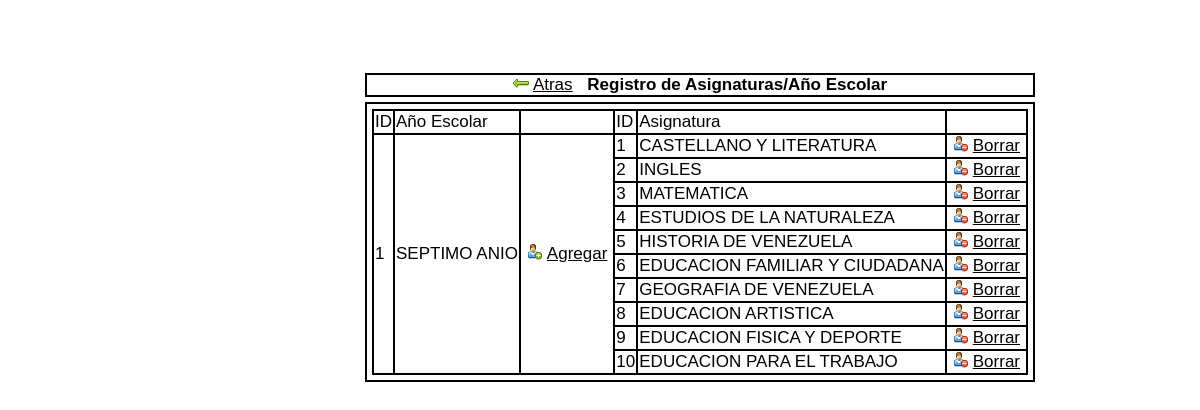
Screenshot of /php/a_ae/asignatura_ae.php?id_anio=1 with the database file from the repository.
### tables this page shows
CREATE TABLE IF NOT EXISTS `anio_escolar` (
  `idanio` int(1) NOT NULL,
  `nomanio` varchar(50) NOT NULL,
  PRIMARY KEY (`idanio`)
);

CREATE TABLE IF NOT EXISTS `asignatura_ae` (
  `idanio` int(1) NOT NULL,
  `idasig` int(1) NOT NULL,
  PRIMARY KEY (`idanio`,`idasig`)
);

CREATE TABLE IF NOT EXISTS `asignatura` (
  `idasig` int(1) NOT NULL,
  `nomasig` varchar(100) NOT NULL,
  PRIMARY KEY (`idasig`)
);

### php/a_ae/asignatura_ae.php (the view, shortened to what this page needs)
<?php
	require_once("../php_default.php");
	$query="select * from anio_escolar where idanio=".$_REQUEST['id_anio'];
   	$result=mysql_query($query, $link) or die(mysql_error());
?>
<!DOCTYPE HTML>
<html>
	<head>
		<link rel="stylesheet" type="text/css" href="../../css/css_default.css" media="screen"/>
		<link rel="stylesheet" type="text/css" href="../../css/css_asignatura_ae.css" media="screen"/>
	</head>
	<body>
		<div class="DivGeneral">
			<div class="DivTitulo">
				<a href="../ae/anio_escolar.php" id="linkAtras">Atras</a>
				<strong>Registro de Asignaturas/Año Escolar</strong>
			</div>
			<div class="DivPanelData">
				<?php
					echo "<table border=1>";
					echo "<tr>";
					echo "<td>ID</td>";
					echo "<td>Año Escolar</td>";
					echo "<td></td>";
					echo "<td>ID</td>";
					echo "<td>Asignatura</td>";
					echo "<td></td>";
					echo "</tr>";
					while ($rowEmp = mysql_fetch_assoc($result)){
					 	$query="select * from asignatura_ae where idanio=".$rowEmp['idanio']." order by 2";
						$result2=mysql_query($query, $link) or die(mysql_error());
   						$totEmp2=mysql_num_rows($result2);
						echo "<tr>";
						echo "<td rowspan=".($totEmp2+1).">".$rowEmp['idanio']."</td>";
						echo "<td rowspan=".($totEmp2+1).">".$rowEmp['nomanio']."</td>";
						echo "<td rowspan=".($totEmp2+1)."><a href='asignatura_ae_f_agrega.php?id_anio=$rowEmp[idanio]' id='linkAgrega'>Agregar</a></td>";
						echo "</tr>";
						if ($totEmp2>0){
							while ($rowEmp2 = mysql_fetch_assoc($result2)){
								$query="select * from asignatura where idasig=".$rowEmp2['idasig'];
								$result3=mysql_query($query, $link) or die(mysql_error());
								$row=mysql_fetch_row($result3);
								echo "<tr>";
								echo "<td>".$row[0]."</td>";
								echo "<td>".$row[1]."</td>";
								echo "<td>"."<a href='asignatura_ae_f_borra.php?id_anio=$rowEmp[idanio]&id_asig=$rowEmp2[idasig]' id='LinkBorra'>Borrar</a></td>";
								echo "</tr>";
							}
						}
					}
					echo "</table>";
				?>
			</div>
		</div>
	</body>
</html>

### css/css_default.css (style rules this page uses)
* { font-family: Arial; font-size: 17px; margin: 5px 5px 5px 5px; }
body { -webkit-background-size: cover; -moz-background-size: cover; -o-background-size: cover; background-size: cover; }

### css/css_asignatura_ae.css (style rules this page uses)
.DivGeneral { width: auto; height: auto; position: absolute; text-align: center; left: 40%; top: 25%; margin: -11% 0px 0px -10%; }
.DivTitulo { border: 2px solid #000; height: auto; }
.DivPanelData { border: 2px solid #000; height: auto; text-align: left; }
#linkAtras,#linkAgrega { color: #000000; }
#linkAtras { background-image: url('../img/16x16/arrow_left.png'); background-repeat: no-repeat; padding: 0px 0px 0px 20px; }
#linkAgrega { float: right; background-image: url('../img/16x16/user_add.png'); background-repeat: no-repeat; padding: 0px 0px 0px 20px; }
table { border-collapse:collapse; }
table,th, td { border: 2px solid black; width: auto; }
.DivPanelData a { border: 0px solid #000000; color: #000000; }
.DivPanelData td #LinkBorra { background-image: url('../img/16x16/user_delete.png'); background-repeat: no-repeat; padding: 0px 0px 0px 20px; }

### rows the page displays
anio_escolar: idanio "1", nomanio "SEPTIMO ANIO"
asignatura_ae: idasig.idasig "1", idasig.nomasig "CASTELLANO Y LITERATURA"
asignatura_ae: idasig.idasig "2", idasig.nomasig "INGLES"
asignatura_ae: idasig.idasig "3", idasig.nomasig "MATEMATICA"
asignatura_ae: idasig.idasig "4", idasig.nomasig "ESTUDIOS DE LA NATURALEZA"
asignatura_ae: idasig.idasig "5", idasig.nomasig "HISTORIA DE VENEZUELA"
asignatura_ae: idasig.idasig "6", idasig.nomasig "EDUCACION FAMILIAR Y CIUDADANA"
asignatura_ae: idasig.idasig "7", idasig.nomasig "GEOGRAFIA DE VENEZUELA"
asignatura_ae: idasig.idasig "8", idasig.nomasig "EDUCACION ARTISTICA"
asignatura_ae: idasig.idasig "9", idasig.nomasig "EDUCACION FISICA Y DEPORTE"
asignatura_ae: idasig.idasig "10", idasig.nomasig "EDUCACION PARA EL TRABAJO"
